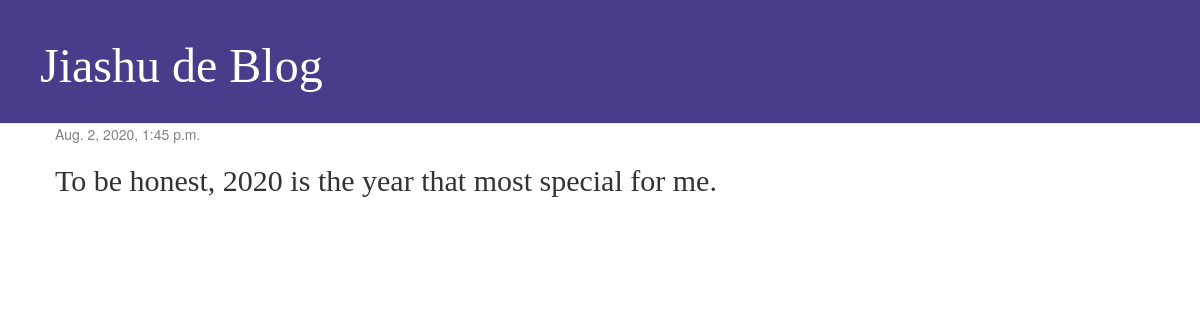
Before: /post/2/ with the older database file.
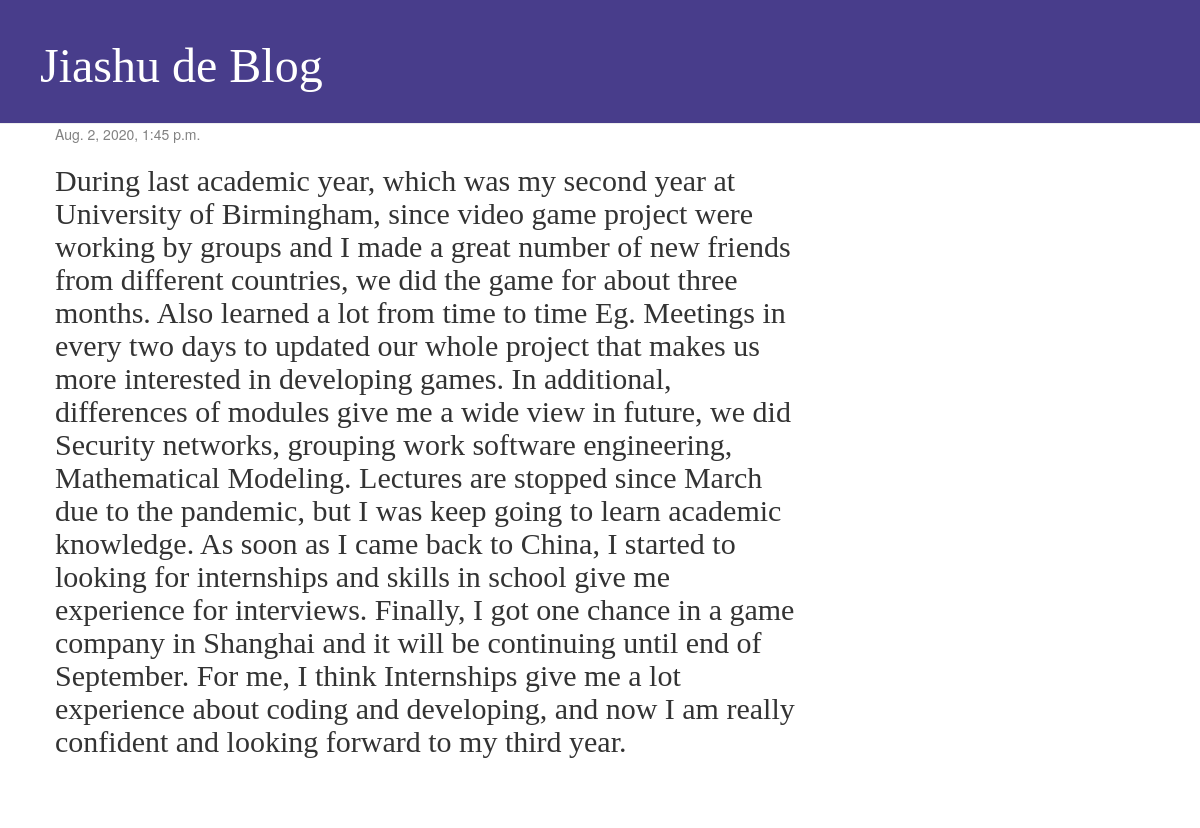
After: the same page with the newer database file.
### blog/models.py (models this page shows, shortened)
class Post(models.Model):
    author = models.ForeignKey(settings.AUTH_USER_MODEL, on_delete=models.CASCADE)
    title = models.CharField(max_length=200)
    text = models.TextField()
    created_date = models.DateTimeField(default=timezone.now)
    published_date = models.DateTimeField(blank=True, null=True)

### blog/views.py (the view)
# urls.py: path('post/<int:pk>/', views.post_detail, name='post_detail'),
def post_detail(request, pk):
    post = get_object_or_404(Post, pk=pk)
    return render(request, 'blog/post_detail.html', {'post':post})

### blog/templates/blog/post_detail.html (shortened to what this page needs)
{% extends 'blog/base.html' %}
{% block content %}
        <div class="post">
            {% if post.published_date %}
                <div class="date">
                    {{ post.published_date }}
                </div>
            {% endif %}
            <h2><{{ post.title }}</h2>
            <p>{{ post.text|linebreaksbr }}</p>
        </div>
{% endblock %}

Changed rows visible on the page:
changed Post: text "To be honest, 2020 is the year that most special for me." → "During last academic year, which was my second year at University of Birmingham, since video game project were working by groups and I made a great number of new friends from different countries, we did the game for about three months. Also learned a lot from time to time Eg. Meetings in every two days to updated our whole project that makes us more interested in developing games. In additional, differences of modules give me a wide view in future, we did Security networks, grouping work software engineering, Mathematical Modeling. Lectures are stopped since March due to the pandemic, but I was keep going to learn academic knowledge. As soon as I came back to China, I started to looking for…"
